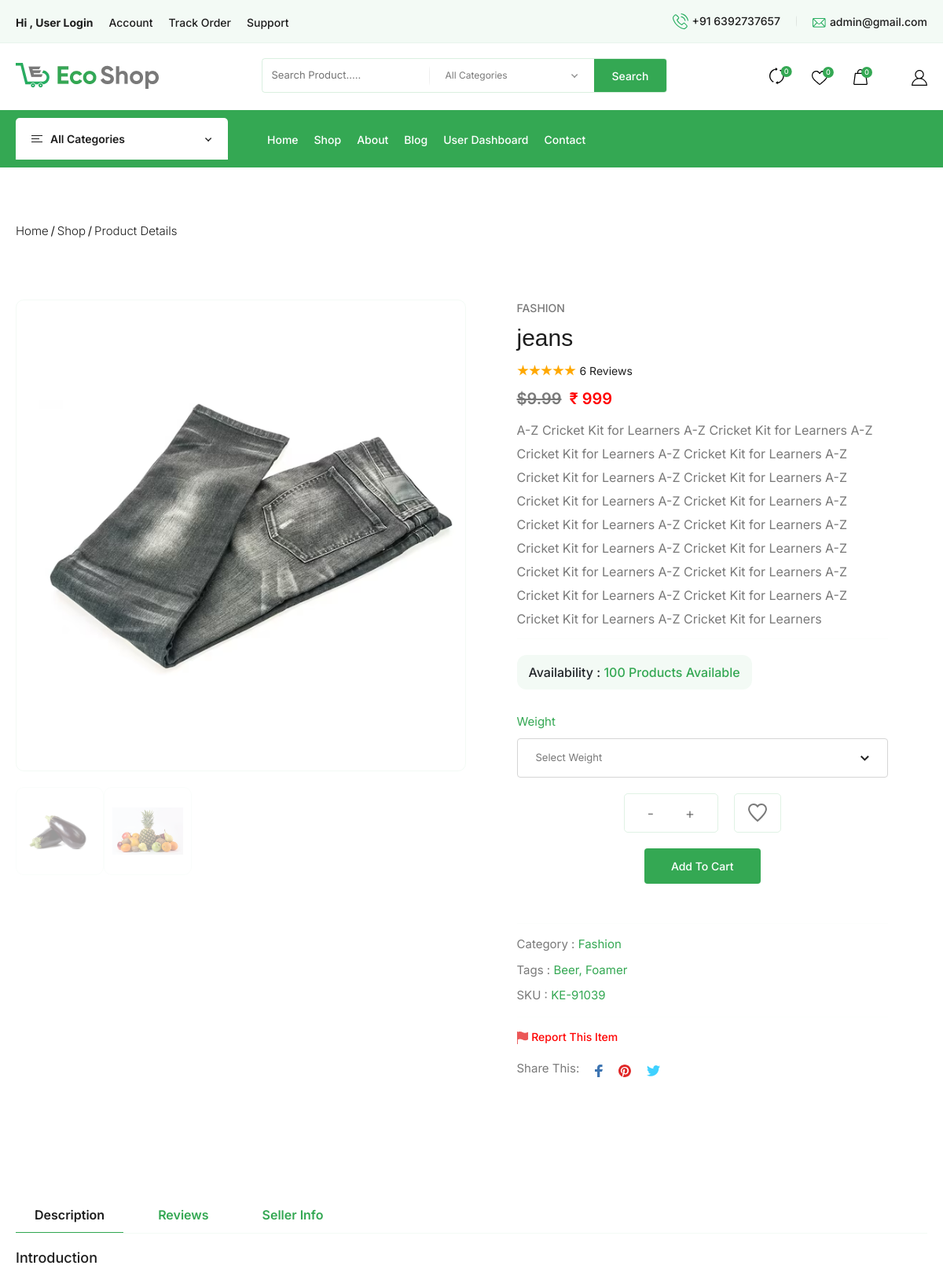
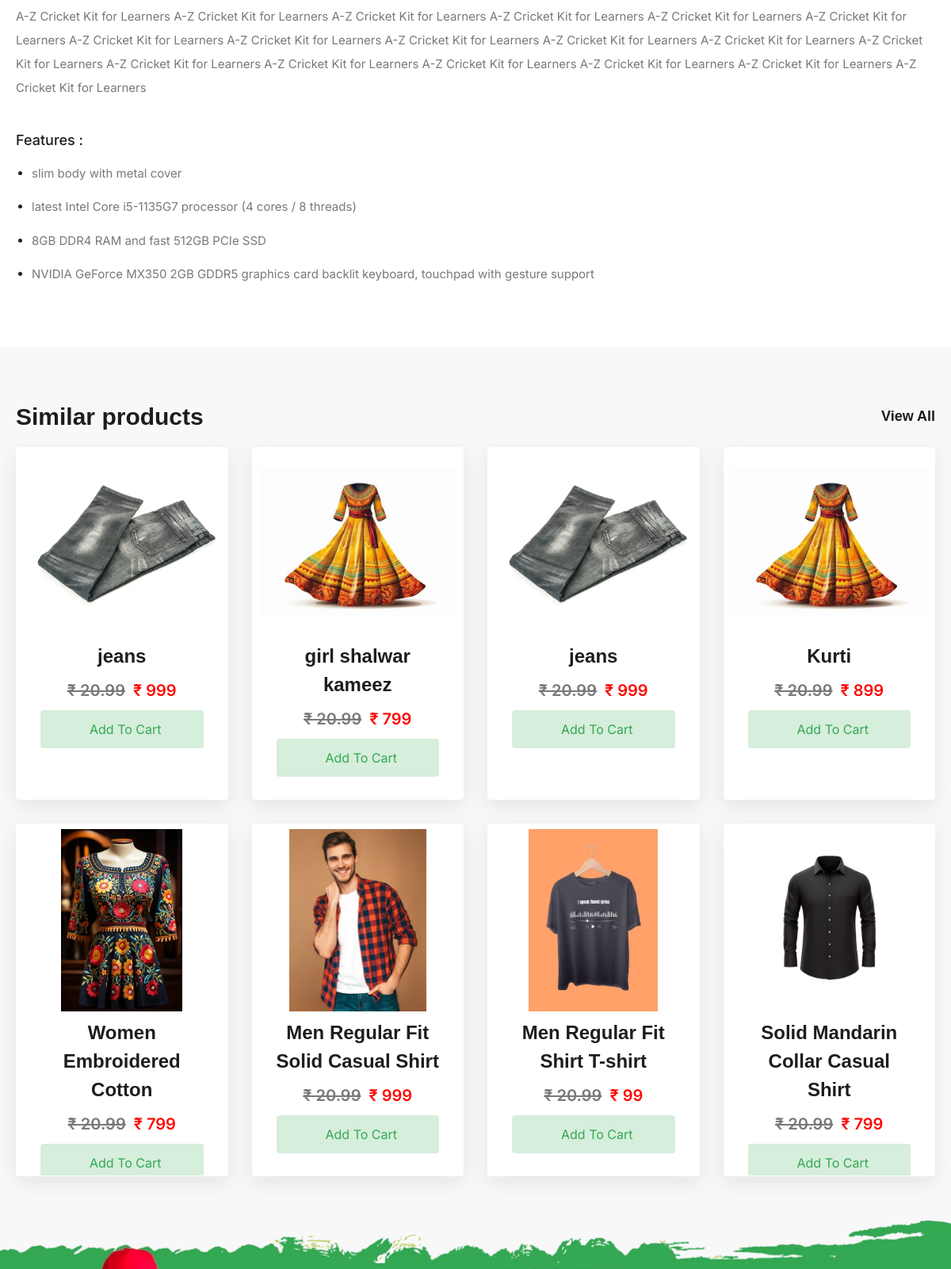
The app's page /product-info.php?id=17 (upper part) with its own data (2 pictures, top to bottom).
### tables this page shows
CREATE TABLE `product` (
  `id` int(11) NOT NULL,
  `productCode` varchar(255) NOT NULL,
  `productName` varchar(255) NOT NULL,
  `productTitle` varchar(255) NOT NULL,
  `productSlug` varchar(255) NOT NULL,
  `productPrice` int(11) NOT NULL,
  `productStock` int(11) NOT NULL,
  `category` varchar(255) NOT NULL,
  `subcategory` varchar(255) NOT NULL,
  `featuredPhoto` varchar(255) NOT NULL,
  `variationPhoto` varchar(255) NOT NULL,
  `description` text NOT NULL,
  `productStatus` int(11) NOT NULL DEFAULT 1
);

CREATE TABLE `category` (
  `id` int(11) NOT NULL,
  `name` varchar(255) NOT NULL,
  `pic` varchar(255) NOT NULL,
  `status` int(11) NOT NULL DEFAULT 1
);

### product-info.php (the view, shortened to what the rows shown need)
<?php
include("class.php");
 include("header.php");
 ?>
    <section class="product product-info">
        <div class="container">
            <div class="product-info-section">
                <div class="row ">
                    <div class="col-md-6">
                        <div class="product-info-img" data-aos="fade-right">
                            <div class="swiper product-top">
                                <div class="swiper-wrapper">
                                    <?php
                                    $res = $db -> viewProducts($_REQUEST['id']);
                                    $data= mysqli_fetch_assoc($res);
                                    ?>
                                    <div class="swiper-slide slider-top-img">
                                        <img src="admin/<?php echo $data['featuredPhoto']; ?>" alt="img">
                                    </div>
                                </div>
                            </div>
                        </div>
                    </div>
                    <div class="col-md-6">
                        <div class="product-info-content" data-aos="fade-left">
                            <span class="wrapper-subtitle">
                            <?php
                            $category= $db->editCategory($data['category']);
                            $categoryname= mysqli_fetch_assoc($category);
                      echo isset($categoryname['name'])? $categoryname['name']: '';?>
                            </span>
                            <h3 class="wrapper-heading"><?php echo $data['productName'];?>
                            </h3>
                            <div class="ratings">
                                <span>
                                </span>
                                <span class="text">6 Reviews</span>
                            </div>
                            <div class="price">
                                <span class="price-cut">$9.99</span>
                                <span class="new-price">₹ <?php echo $data['productPrice']; ?></span>
                            </div>
                            <p class="content-paragraph"><?php echo $data['description']; ?>
                                 <span class="inner-text"><span></p>
                            <hr>
                            <div class="product-availability">
                                <span>Availability : </span>
                                <span class="inner-text"><?php echo $data['productStock']; ?> Products Available</span>
                            </div>
                            <div class="product-size">
                                <P class="size-title">Weight</P>
                                <div class="size-section">
                                </div>
                            </div>
                            <div class="product-quantity">
                                <div class="quantity-wrapper">
                                </div>
                                 <div class="product-cart-btn">
                                    </div>
                            </div>
                            <hr>
                            <div class="product-details">
                                <p class="category">Category : <span class="inner-text">
                                <?php $category= $db->editCategory($data['category']);
                                    $categoryname= mysqli_fetch_assoc($category);
                                    echo isset($categoryname['name'])? $categoryname['name']: '';?>
                                </span></p>
                                <p class="tags">Tags : <span class="inner-text">Beer, Foamer</span></p>
                                <p class="sku">SKU : <span class="inner-text">KE-91039</span></p>
                            </div>
                            <hr>
                            <div class="product-report">
                                <a href="#" class="report" onclick="modalAction('.action')">
                                </a>
                            </div>
                            <div class="product-share">
                                <p>Share This:</p>
                                <div class="social-icons">
                                </div>
                            </div>
                        </div>
                    </div>
                </div>
            </div>
        </div>
    </section>
    <section class="product product-description">
        <div class="container">
            <div class="product-detail-section">
                <div class="tab-content tab-item" id="nav-tabContent">
                    <div class="tab-pane fade show active" id="nav-home" role="tabpanel" aria-labelledby="nav-home-tab"
                        tabindex="0" data-aos="fade-up">
                        <div class="product-intro-section">
                            <h5 class="intro-heading">Introduction</h5>
                            <p class="product-details">
                              <?php echo $data['description']; ?>
                            </p>
                        </div>
                    </div>
                </div>
            </div>
        </div>
    </section>
    <section class="product weekly-sale product-weekly footer-padding">
        <div class="container">
            <div class="weekly-sale-section">
                <div class="row g-5">
                    <?php
                    $res = $db ->getProductsByCategory($data['category']);
                    if(mysqli_num_rows($res) > 0){
                        while($row = mysqli_fetch_assoc($res)){
                            ?>
                            <div class="col-xl-3 col-lg-4 col-sm-6">
                        <div class="product-wrapper" data-aos="fade-up">
                            <div class="product-img">
                                <a href="product-info.php?id=<?php echo $row['id']; ?>"><img src="admin/<?php echo $row['featuredPhoto']; ?>" alt="product-img" style="height: 230px !important; width : 250px !important"></a>
                            </div>
                            <div class="product-info">
                                <div class="product-description">
                                    <a href="product-info.php?id=<?php echo $row['id']; ?>" class="product-details"><?php echo $row['productName'];  ?>
                                    </a>
                                    <div class="price">
                                        <span class="price-cut">₹ 20.99</span>
                                        <span class="new-price"> ₹ <?php echo $row['productPrice'];  ?></span>
                                    </div>
                                </div>
                                <div class="product-cart-btn">
                                    <form method="post" action="function.php">
                                      <button type="submit" name="btnaddcart" class="product-btn">
                                         Add To Cart
                                        </button>
                                    </form>
                                </div>
                            </div>
                        </div>
                    </div>
                            <?php
                        }
                    }
                    ?>
                </div>
            </div>
        </div>
    </section>
    <?php include("footer.php"); ?>

### header.php (shortened to what the rows shown need)
<!doctype html>
<html lang="en">
<head>
    <link rel="stylesheet" href="css/swiper10-bundle.min.css">
    <link rel="stylesheet" href="css/bootstrap-5.3.2.min.css">
    <link rel="stylesheet" href="css/nouislider.min.css">
    <link rel="stylesheet" href="css/aos-3.0.0.css">
    <link rel="stylesheet" href="css/style.css">
    <link rel="stylesheet" href="https://cdnjs.cloudflare.com/ajax/libs/font-awesome/6.5.1/css/all.min.css" />
</head>
<body>
    <header id="header" class="header">
        <div class="header-top-section">
            <div class="container">
                <div class="header-top">
                    <div class="header-contact d-none d-lg-block">
                        <div class="header-top-contact">
                            <a href="#" class="top-contact phone">
                                <span>
                                </span>
                                <?php $res = $db ->viewAdminDetails();
                                $row = mysqli_fetch_assoc($res);
                                 ?>
                                <span class="contact-text">+91 <?php echo $row['contact']; ?></span>
                            </a>
                            <a href="#" class="top-contact email">
                                <span>
                                </span>
                                <span class="contact-text"> <?php echo $row['email']; ?></span>
                            </a>
                        </div>
                    </div>
                </div>
            </div>
        </div>
        <div class="header-center-section d-none d-lg-flex">
            <div class="container">
                <div class="header-center">
                    <div class="logo">
                        <a href="index.php">
                            <img src="admin/<?php echo $row['logo']; ?>" alt="logo">
                        </a>
                    </div>
                </div>
            </div>
        </div>
    </header>

### records on screen
product: featuredPhoto (picture), productName "jeans", productPrice "999", description "A-Z Cricket Kit for Learners A-Z Cricket Kit for Learners A-Z Cricket Kit for Learners A-Z Cricket Kit for Learners A-Z Cricket Kit for Learners A-Z Cricket Kit for Learners A-Z Cricket Kit for Learners A-Z Cricket Kit for Learners A-Z Cricket Kit for Learners A-Z Cricket Kit for Learners A-Z Cricket Kit for Learners A-Z Cricket Kit for Learners A-Z Cricket Kit for Learners A-Z Cricket Kit for Learners A-Z Cricket Kit for Learners A-Z Cricket Kit for Learners A-Z Cricket Kit for Learners A-Z Cricket Kit for Learners", productStock "100"
category: name "FASHION", name "Fashion"
product: featuredPhoto (picture), productName "girl shalwar kameez", productPrice "799"
product: featuredPhoto (picture), productName "jeans", productPrice "999"
product: featuredPhoto (picture), productName "Kurti", productPrice "899"
product: featuredPhoto (picture), productName "Women Embroidered Cotton", productPrice "799"
product: featuredPhoto (picture), productName "Men Regular Fit Solid Casual Shirt", productPrice "999"
product: featuredPhoto (picture), productName "Men Regular Fit Shirt T-shirt", productPrice "99"
product: featuredPhoto (picture), productName "Solid Mandarin Collar Casual Shirt", productPrice "799"

### other values on screen
$row['contact'] "6392737657"
$row['email'] "admin@gmail.com"
